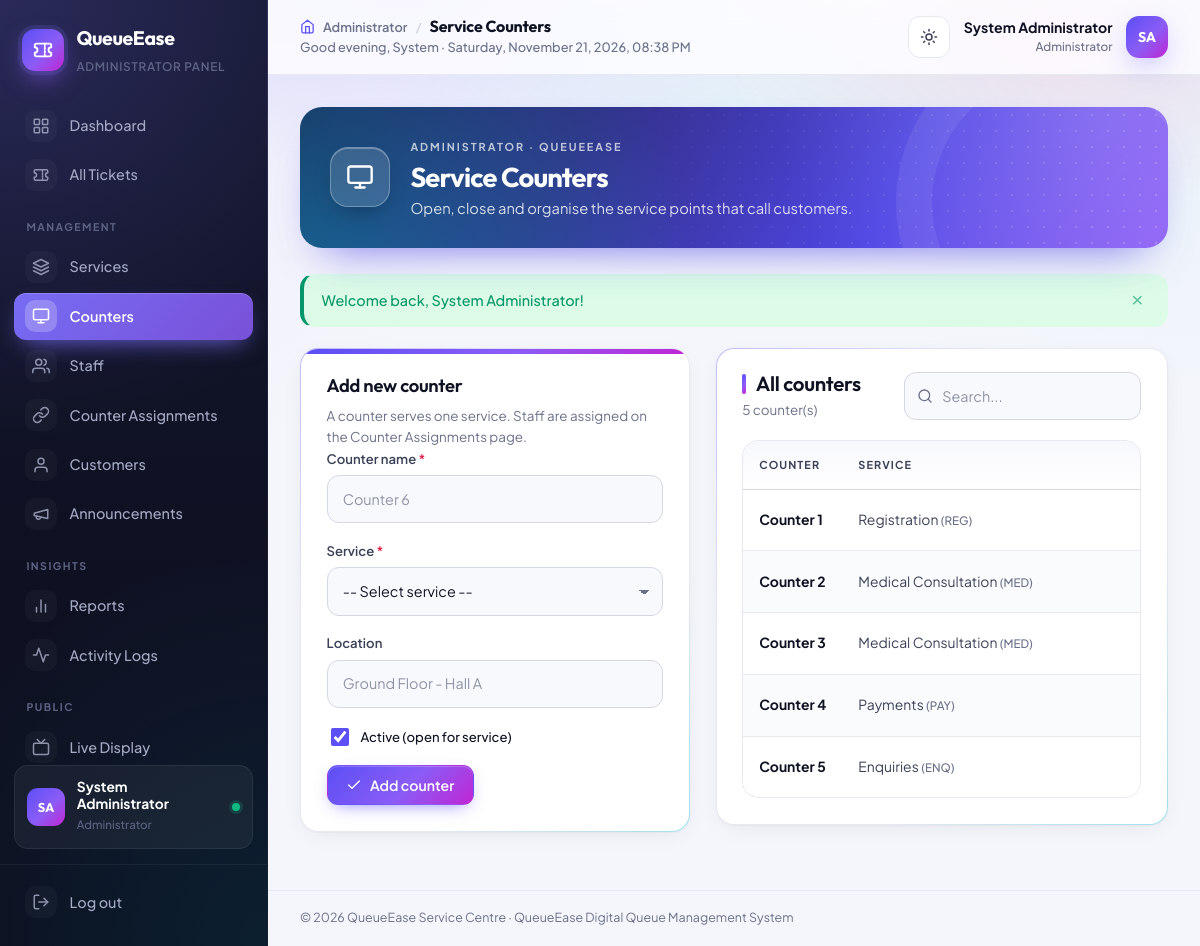
Screenshot of /admin/counters.php (signed in) with the database file from the repository.
### tables this page shows
CREATE TABLE users (
    id              INT UNSIGNED NOT NULL AUTO_INCREMENT,
    full_name       VARCHAR(100) NOT NULL,
    email           VARCHAR(150) NOT NULL,
    phone           VARCHAR(20)  DEFAULT NULL,
    password_hash   VARCHAR(255) NOT NULL,
    role            ENUM('admin','staff','customer') NOT NULL DEFAULT 'customer',
    is_active       TINYINT(1)   NOT NULL DEFAULT 1,
    last_login_at   DATETIME     DEFAULT NULL,
    created_at      TIMESTAMP    NOT NULL DEFAULT CURRENT_TIMESTAMP,
    updated_at      TIMESTAMP    NOT NULL DEFAULT CURRENT_TIMESTAMP ON UPDATE CURRENT_TIMESTAMP,
    PRIMARY KEY (id),
    UNIQUE KEY uq_users_email (email),
    KEY idx_users_role (role)
);

CREATE TABLE counters (
    id              INT UNSIGNED NOT NULL AUTO_INCREMENT,
    name            VARCHAR(50)  NOT NULL,
    service_id      INT UNSIGNED NOT NULL,
    location        VARCHAR(100) DEFAULT NULL,
    is_active       TINYINT(1)   NOT NULL DEFAULT 1,
    created_at      TIMESTAMP    NOT NULL DEFAULT CURRENT_TIMESTAMP,
    updated_at      TIMESTAMP    NOT NULL DEFAULT CURRENT_TIMESTAMP ON UPDATE CURRENT_TIMESTAMP,
    PRIMARY KEY (id),
    UNIQUE KEY uq_counters_name (name),
    KEY idx_counters_service (service_id),
    CONSTRAINT fk_counters_service FOREIGN KEY (service_id) REFERENCES services (id)
        ON DELETE RESTRICT ON UPDATE CASCADE
);

CREATE TABLE services (
    id                   INT UNSIGNED NOT NULL AUTO_INCREMENT,
    name                 VARCHAR(100) NOT NULL,
    prefix               VARCHAR(5)   NOT NULL,
    description          VARCHAR(255) DEFAULT NULL,
    avg_service_minutes  SMALLINT UNSIGNED NOT NULL DEFAULT 5,
    is_active            TINYINT(1)   NOT NULL DEFAULT 1,
    created_at           TIMESTAMP    NOT NULL DEFAULT CURRENT_TIMESTAMP,
    updated_at           TIMESTAMP    NOT NULL DEFAULT CURRENT_TIMESTAMP ON UPDATE CURRENT_TIMESTAMP,
    PRIMARY KEY (id),
    UNIQUE KEY uq_services_name (name),
    UNIQUE KEY uq_services_prefix (prefix)
);

### includes/functions.php (called while the page is built, shortened)
<?php
function e($value): string
{
    return htmlspecialchars((string) ($value ?? ''), ENT_QUOTES, 'UTF-8');
}
function url(string $path = ''): string
{
    return BASE_URL . '/' . ltrim($path, '/');
}
function get_flashes(): array
{
    $flashes = $_SESSION['flash'] ?? [];
    return $flashes;
}
function is_post(): bool
{
    return ($_SERVER['REQUEST_METHOD'] ?? 'GET') === 'POST';
}
function invalid(array $errors, string $key): string
{
    return isset($errors[$key]) ? ' is-invalid' : '';
}

### includes/auth.php (called while the page is built, shortened)
<?php
function current_user(): ?array
{
    return $_SESSION['user'] ?? null;
}
function is_logged_in(): bool
{
    return !empty($_SESSION['user']['id']);
}
function require_login(bool $json = false): array
{
    $stmt = db()->prepare('SELECT id, full_name, email, role, is_active FROM users WHERE id = ?');
    $stmt->execute([$_SESSION['user']['id']]);
    return $_SESSION['user'];
}
function require_role($roles, bool $json = false): array
{
    $user  = require_login($json);
    return $user;
}

### config/database.php (called while the page is built)
<?php
function db(): PDO
{
    static $pdo = null;
    if ($pdo === null) {
        $dsn = 'mysql:host=' . DB_HOST . ';port=' . DB_PORT . ';dbname=' . DB_NAME . ';charset=utf8mb4';
        $options = [
            PDO::ATTR_ERRMODE            => PDO::ERRMODE_EXCEPTION,
            PDO::ATTR_DEFAULT_FETCH_MODE => PDO::FETCH_ASSOC,
            PDO::ATTR_EMULATE_PREPARES   => false,
        ];
        try {
            $pdo = new PDO($dsn, DB_USER, DB_PASS, $options);
            $offset = (new DateTime('now'))->format('P');
            $pdo->exec("SET time_zone = '" . $offset . "'");
        } catch (PDOException $e) {
            http_response_code(500);
            $message = APP_DEBUG
                ? 'Database connection failed: ' . $e->getMessage()
                : 'Database connection failed. Please contact the administrator.';
            exit('<div style="font-family:sans-serif;padding:2rem;color:#b91c1c">'
                . htmlspecialchars($message, ENT_QUOTES, 'UTF-8')
                . '<br><small>Check that MySQL is running in XAMPP and that the database "'
                . htmlspecialchars(DB_NAME, ENT_QUOTES, 'UTF-8') . '" has been imported.</small></div>');
        }
    }
    return $pdo;
}

### admin/counters.php (the view, shortened to what this page needs)
<?php
require_role('admin');
$pdo      = db();
$errors   = [];
$edit = null;
$form = is_post() ? $_POST : ($edit ?? ['is_active' => 1]);
$counters = $pdo->query(
    "SELECT c.*, s.name AS service_name, s.prefix,
            (SELECT GROUP_CONCAT(u.full_name ORDER BY u.full_name SEPARATOR ', ')
               FROM staff_counters sc JOIN users u ON u.id = sc.user_id WHERE sc.counter_id = c.id) AS staff_names,
            (SELECT COUNT(*) FROM queue_tickets t WHERE t.counter_id = c.id AND t.ticket_date = CURDATE() AND t.status = 'served') AS served_today
       FROM counters c JOIN services s ON s.id = c.service_id
      ORDER BY c.name"
)->fetchAll();
$pageTitle  = 'Service Counters';
$activeMenu = 'counters';
require __DIR__ . '/../includes/header.php';
?>
<div class="grid grid-form">
    <div class="card">
        <h2><?= $edit ? 'Edit counter' : 'Add new counter' ?></h2>
        <p class="card-subtitle mb-2">A counter serves one service. Staff are assigned on the Counter Assignments page.</p>
        <form method="post" novalidate>
            <div class="form-group">
                <label for="name">Counter name <span class="req">*</span></label>
                <input type="text" id="name" name="name" class="form-control<?= invalid($errors, 'name') ?>" value="<?= e($form['name'] ?? '') ?>" placeholder="Counter 6" maxlength="50" required>
            </div>
            <div class="form-group">
                <label for="service_id">Service <span class="req">*</span></label>
                <select id="service_id" name="service_id" class="form-control<?= invalid($errors, 'service_id') ?>" required>
                    <option value="">-- Select service --</option>
                </select>
            </div>
            <div class="form-group">
                <label for="location">Location</label>
                <input type="text" id="location" name="location" class="form-control<?= invalid($errors, 'location') ?>" value="<?= e($form['location'] ?? '') ?>" placeholder="Ground Floor - Hall A" maxlength="100">
            </div>
            <div class="form-group">
                <label class="checkbox"><input type="checkbox" name="is_active" value="1" <?= !empty($form['is_active']) ? 'checked' : '' ?>> Active (open for service)</label>
            </div>
            <div class="btn-group">
                <button type="submit" class="btn btn-primary"><?= icon('check') ?> <?= $edit ? 'Save changes' : 'Add counter' ?></button>
            </div>
        </form>
    </div>
    <div class="card">
        <div class="card-header">
            <div><h2>All counters</h2><p class="card-subtitle"><?= count($counters) ?> counter(s)</p></div>
            <div class="search-box"><?= icon('search') ?><input type="search" class="form-control" placeholder="Search..." data-table-search="#countersTable"></div>
        </div>
        <div class="table-responsive">
            <table class="table" id="countersTable">
                <thead><tr><th>Counter</th><th>Service</th><th>Location</th><th>Assigned staff</th><th>Served today</th><th>Status</th><th></th></tr></thead>
                <tbody>
                <?php foreach ($counters as $c): ?>
                    <tr>
                        <td><strong><?= e($c['name']) ?></strong></td>
                        <td><?= e($c['service_name']) ?> <small class="muted">(<?= e($c['prefix']) ?>)</small></td>
                    </tr>
                <?php endforeach; ?>
                </tbody>
            </table>
        </div>
    </div>
</div>
<?php require __DIR__ . '/../includes/footer.php'; ?>

### includes/header.php (shortened to what this page needs)
<?php
$pageTitle  = $pageTitle ?? 'Dashboard';
$activeMenu = $activeMenu ?? '';
$user       = current_user();
$role       = $user['role'] ?? '';
$menus = [
    'admin' => [
        ['dashboard',     'Dashboard',       'admin/dashboard.php',      'dashboard'],
        ['tickets',       'All Tickets',     'admin/tickets.php',        'ticket'],
        ['section',       'Management'],
        ['services',      'Services',        'admin/services.php',       'layers'],
        ['counters',      'Counters',        'admin/counters.php',       'monitor'],
        ['staff',         'Staff',           'admin/staff.php',          'users'],
        ['assignments',   'Counter Assignments', 'admin/assignments.php', 'link'],
        ['customers',     'Customers',       'admin/customers.php',      'user'],
        ['announcements', 'Announcements',   'admin/announcements.php',  'megaphone'],
        ['section',       'Insights'],
        ['reports',       'Reports',         'reports/index.php',        'chart'],
        ['logs',          'Activity Logs',   'admin/activity_logs.php',  'activity'],
        ['section',       'Public'],
        ['display',       'Live Display',    'public/display.php',       'tv', true],
    ],
    'staff' => [
        ['dashboard', 'Counter Console',   'staff/dashboard.php', 'counter'],
        ['waiting',   'Waiting Customers', 'staff/waiting.php',   'list'],
        ['history',   'Service History',   'staff/history.php',   'history'],
        ['section',   'Public'],
        ['display',   'Live Display',      'public/display.php',  'tv', true],
    ],
    'customer' => [
        ['dashboard', 'My Dashboard',     'customer/dashboard.php',  'dashboard'],
        ['services',  'Get a Ticket',     'customer/get_ticket.php', 'ticket'],
        ['history',   'My Ticket History', 'customer/history.php',   'history'],
        ['section',   'Public'],
        ['display',   'Live Display',     'public/display.php',      'tv', true],
    ],
];
$roleLabels = ['admin' => 'Administrator', 'staff' => 'Staff', 'customer' => 'Customer'];
$pageIcon = 'dashboard';
foreach ($menus[$role] ?? [] as $item) {
    if ($item[0] === $activeMenu && isset($item[3])) {
        $pageIcon = $item[3];
    }
}
$subtitles = [
    'admin' => [
        'tickets'       => 'Search, filter, export and manage every ticket in the system.',
        'services'      => 'Create the services customers can queue for and set their ticket prefixes.',
        'counters'      => 'Open, close and organise the service points that call customers.',
        'staff'         => 'Register staff accounts and control who can serve customers.',
        'assignments'   => 'Decide which staff member works at which counter.',
        'customers'     => 'Manage registered and walk-in customers.',
        'announcements' => 'Publish notices for the live display and customer pages.',
        'reports'       => 'Measure waiting times, service performance and customer satisfaction.',
        'logs'          => 'A complete audit trail of logins, changes and queue actions.',
    ],
    'staff' => [
        'waiting' => 'Everyone waiting for your services today, in order.',
        'history' => 'Every customer you have called, served or skipped.',
    ],
    'customer' => [
        'services' => 'Choose a service and join the queue in one click.',
        'history'  => 'All your tickets, past and present.',
    ],
];
$pageSubtitle = $pageSubtitle ?? ($subtitles[$role][$activeMenu] ?? '');
$showPageHero = $activeMenu !== 'dashboard' && empty($hidePageHero);
$initials   = strtoupper(implode('', array_map(fn($w) => mb_substr($w, 0, 1), array_slice(explode(' ', $user['name'] ?? 'U'), 0, 2))));
?>
<!DOCTYPE html>
<html lang="en">
<head>
    <link rel="stylesheet" href="<?= url('assets/css/style.css') ?>">
    <link rel="stylesheet" href="<?= url('assets/css/print.css') ?>" media="print">
</head>
<body class="app-body role-<?= e($role) ?>">
<div class="app-shell">
    <aside class="sidebar" id="sidebar">
        <div class="sidebar-brand">
            <span class="brand-logo"><?= icon('ticket') ?></span>
            <div>
                <strong><?= e(APP_NAME) ?></strong>
                <small><?= e($roleLabels[$role] ?? '') ?> Panel</small>
            </div>
        </div>
        <nav class="sidebar-nav">
            <?php foreach ($menus[$role] ?? [] as $item): ?>
                <?php if ($item[0] === 'section'): ?>
                    <div class="nav-section"><?= e($item[1]) ?></div>
                <?php else: ?>
                    <a href="<?= url($item[2]) ?>" class="nav-link<?= $activeMenu === $item[0] ? ' active' : '' ?>"<?= !empty($item[4]) ? ' target="_blank" rel="noopener"' : '' ?>>
                        <?= icon($item[3]) ?><span><?= e($item[1]) ?></span>
                    </a>
                <?php endif; ?>
            <?php endforeach; ?>
        </nav>
        <div class="sidebar-profile">
            <span class="avatar"><?= e($initials) ?></span>
            <div><strong><?= e($user['name'] ?? '') ?></strong><small><?= e($roleLabels[$role] ?? '') ?></small></div>
            <span class="status-dot" title="Online"></span>
        </div>
        <form method="post" action="<?= url('logout.php') ?>" class="sidebar-logout">
            <button type="submit" class="nav-link nav-button"><?= icon('logout') ?><span>Log out</span></button>
        </form>
    </aside>
    <div class="main-area">
        <header class="topbar">
            <div class="topbar-title">
                <div class="crumbs"><?= icon('home', 'icon crumb-icon') ?><span><?= e($roleLabels[$role] ?? '') ?></span><span class="crumb-sep">/</span><h1><?= e($pageTitle) ?></h1></div>
                <span class="topbar-date"><span data-greeting data-name="<?= e(explode(' ', $user['name'] ?? '')[0]) ?>"></span><span data-live-clock><?= e(date('l, d F Y')) ?></span></span>
            </div>
            <div class="topbar-user">
                <button class="icon-btn theme-toggle" type="button" data-theme-toggle aria-label="Switch light or dark mode" title="Light / dark mode">
                    <?= icon('sun', 'icon icon-sun') ?><?= icon('moon', 'icon icon-moon') ?>
                </button>
                <div class="user-meta">
                    <strong><?= e($user['name'] ?? '') ?></strong>
                    <small><?= e($roleLabels[$role] ?? '') ?></small>
                </div>
                <span class="avatar"><?= e($initials) ?></span>
            </div>
        </header>
        <main class="content">
            <?php if ($showPageHero): ?>
                <section class="page-hero">
                    <span class="page-hero-icon"><?= icon($pageIcon) ?></span>
                    <div class="page-hero-text">
                        <span class="page-hero-eyebrow"><?= e($roleLabels[$role] ?? '') ?> &middot; <?= e(APP_NAME) ?></span>
                        <h2><?= e($pageTitle) ?></h2>
                        <?php if ($pageSubtitle !== ''): ?><p><?= e($pageSubtitle) ?></p><?php endif; ?>
                    </div>
                </section>
            <?php endif; ?>
            <?php foreach (get_flashes() as $flash): ?>
                <div class="alert alert-<?= e($flash['type']) ?>" data-dismissible>
                    <span><?= e($flash['message']) ?></span>
                    <button type="button" class="alert-close" aria-label="Close">&times;</button>
                </div>
            <?php endforeach; ?>

### assets/css/print.css (style rules this page uses)
body { background: #fff !important; color: #000; font-size: 12px; }
.sidebar, .topbar, .app-footer, .public-nav, .public-footer, .no-print, .filter-bar, .btn, .pagination, .alert, .sidebar-backdrop { display: none !important; }
.main-area { margin: 0 !important; }
.content, .public-main { padding: 0 !important; max-width: none !important; }
.card, .stat-card, .ticket-card { box-shadow: none !important; border: 1px solid #999 !important; break-inside: avoid; }
.table th { background: #eee !important; color: #000; }
.table th, .table td { border: 1px solid #999 !important; padding: 4px 6px !important; }
a { color: #000; text-decoration: none; }

### rows the page displays
users: role "ADMINISTRATOR", full_name "SA", full_name "System Administrator", role "Administrator"
counters: name "Counter 1", service.name "Registration", service.prefix "REG"
counters: name "Counter 2", service.name "Medical Consultation", service.prefix "MED"
counters: name "Counter 3", service.name "Medical Consultation", service.prefix "MED"
counters: name "Counter 4", service.name "Payments", service.prefix "PAY"
counters: name "Counter 5", service.name "Enquiries", service.prefix "ENQ"

### other values shown
APP_NAME "QueueEase"
$item[1] "Dashboard"
$item[1] "All Tickets"
$item[1] "MANAGEMENT"
$item[1] "Services"
$item[1] "Counters"
$item[1] "Staff"
$item[1] "Counter Assignments"
$item[1] "Customers"
$item[1] "Announcements"
$item[1] "INSIGHTS"
$item[1] "Reports"
$item[1] "Activity Logs"
$item[1] "PUBLIC"
$item[1] "Live Display"
